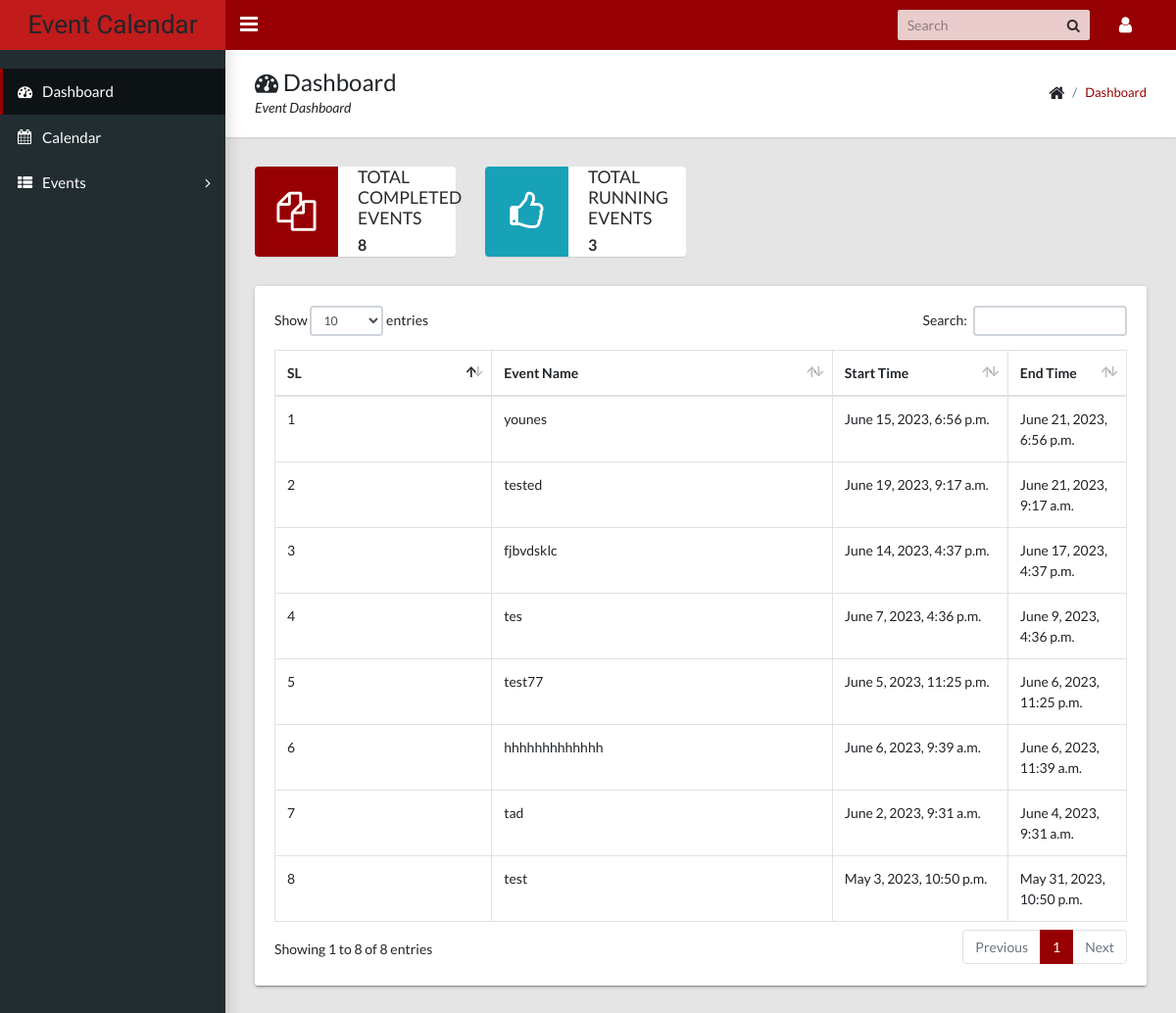
The page / (signed in) on the database as committed earlier.
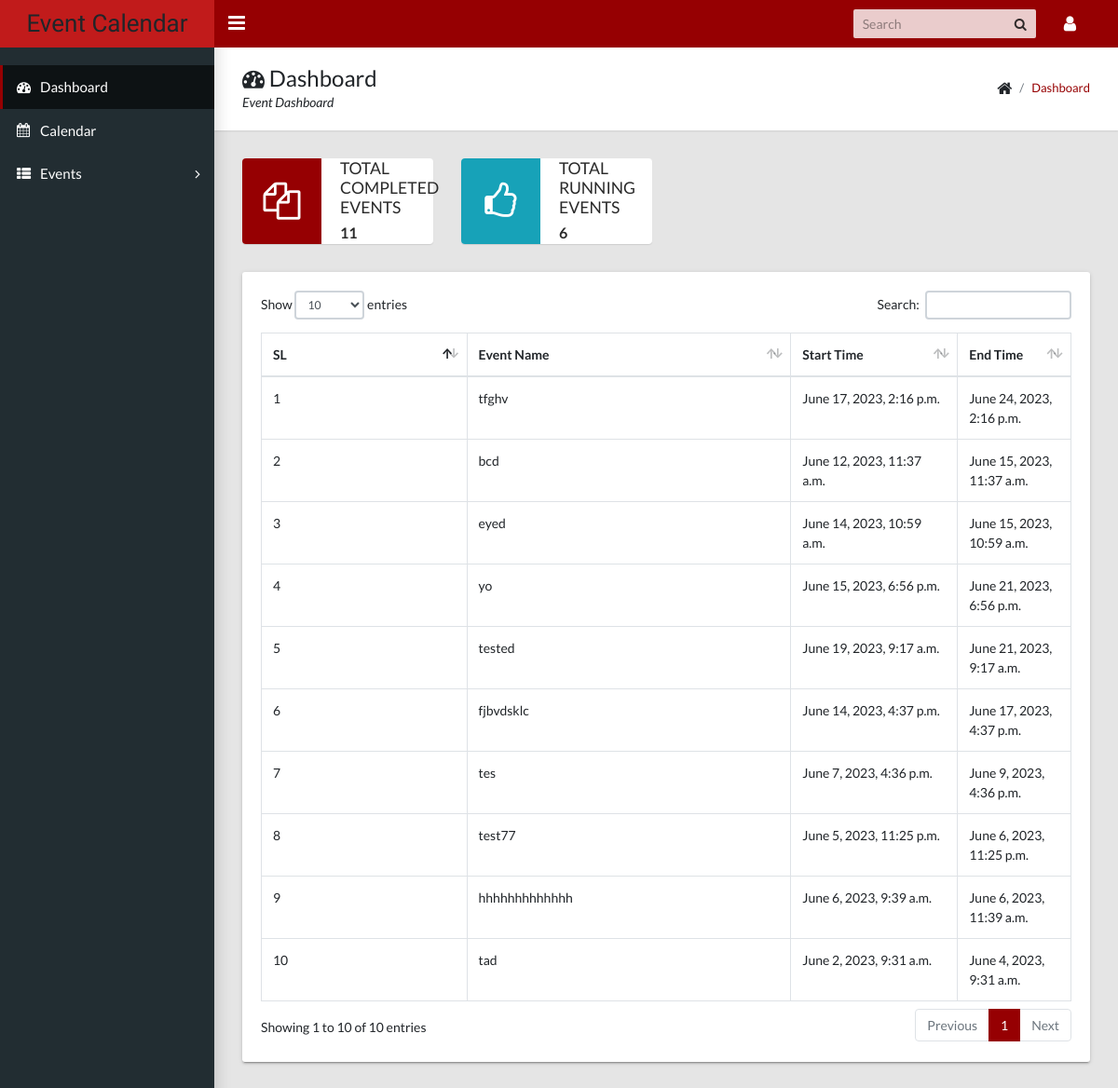
The same page on the database as committed later.
### calendarapp/models/event.py (models this page shows, shortened)
class Event(EventAbstract):
    user = models.ForeignKey(User, on_delete=models.CASCADE, related_name="events")
    title = models.CharField(max_length=200, unique=True)
    description = models.TextField()
    start_time = models.DateTimeField()
    end_time = models.DateTimeField()
    objects = EventManager()

### eventcalendar/views.py (the view)
# urls.py: path("", DashboardView.as_view(), name="dashboard"),
class DashboardView(LoginRequiredMixin, View):
    login_url = "accounts:signin"
    template_name = "calendarapp/dashboard.html"
    def get(self, request, *args, **kwargs):
        events = Event.objects.get_all_events(user=request.user)
        running_events = Event.objects.get_running_events(user=request.user)
        latest_events = Event.objects.filter(user=request.user).order_by("-id")[:10]
        context = {
            "total_event": events.count(),
            "running_events": running_events,
            "latest_events": latest_events,
        }
        return render(request, self.template_name, context)

### calendarapp/models/event.py (called while the page is built)
    def get_all_events(self, user):
        events = Event.objects.filter(user=user, is_active=True, is_deleted=False)
        return events

    def get_running_events(self, user):
        running_events = Event.objects.filter(
            user=user,
            is_active=True,
            is_deleted=False,
            end_time__gte=datetime.now().date(),
        ).order_by("start_time")
        return running_events

### templates/calendarapp/dashboard.html (shortened to what this page needs)
{% extends 'base/base.html' %}
{% load static %}
{% block breadcrumb %}
    <div>
        <h1><i class="fa fa-dashboard"></i> Dashboard</h1>
        <p>Event Dashboard</p>
    </div>
    <ul class="app-breadcrumb breadcrumb">
        <li class="breadcrumb-item"><i class="fa fa-home fa-lg"></i></li>
        <li class="breadcrumb-item"><a href="#">Dashboard</a></li>
    </ul>
{% endblock breadcrumb %}
{% block content %}
<div class="row">
    <div class="col-md-6 col-lg-3">
        <div class="widget-small primary coloured-icon">
            <i class="icon fa fa-files-o fa-3x"></i>
            <div class="info">
                <h4>Total Completed Events</h4>
                <p><b>{{ total_event }}</b></p>
            </div>
        </div>
    </div>
    <div class="col-md-6 col-lg-3">
        <div class="widget-small info coloured-icon">
            <i class="icon fa fa-thumbs-o-up fa-3x"></i>
            <div class="info">
                <h4>Total Running Events</h4>
                <p><b>{{ running_events.count }}</b></p>
            </div>
        </div>
    </div>
    <div class="col-md-12">
        <div class="tile">
            <div class="tile-body">
                <div class="table-responsive">
                    <div id="sampleTable_wrapper" class="dataTables_wrapper container-fluid dt-bootstrap4 no-footer">
                        <div class="row">
                            <div class="col-sm-12">
                                <table class="table table-hover table-bordered dataTable no-footer" id="sampleTable" role="grid" aria-describedby="sampleTable_info">
                                    <thead>
                                        <tr role="row">
                                            <th class="sorting_asc" tabindex="0" aria-controls="sampleTable" rowspan="1" colspan="1" aria-sort="ascending" aria-label="Name: activate to sort column descending" style="width: 261.641px;">SL</th>
                                            <th class="sorting" tabindex="0" aria-controls="sampleTable" rowspan="1" colspan="1" aria-label="Position: activate to sort column ascending" style="width: 417.312px;">Event Name</th>
                                            <th class="sorting" tabindex="0" aria-controls="sampleTable" rowspan="1" colspan="1" aria-label="Office: activate to sort column ascending" style="width: 189.281px;">Start Time</th>
                                            <th class="sorting" tabindex="0" aria-controls="sampleTable" rowspan="1" colspan="1" aria-label="Age: activate to sort column ascending" style="width: 102.141px;">End Time</th>
                                        </tr>
                                    </thead>
                                    <tbody>
                                        {% for event in latest_events %}
                                            <tr role="row" class="odd">
                                                <td class="sorting_1">{{ forloop.counter }}</td>
                                                <td>{{ event.title }}</td>
                                                <td>{{ event.start_time }}</td>
                                                <td>{{ event.end_time }}</td>
                                            </tr>
                                        {% endfor %}
                                    </tbody>
                                </table>
                            </div>
                        </div>
                    </div>
                </div>
            </div>
        </div>
    </div>
</div>
{% endblock content %}

Rows that differ between the two databases and show on the page:
no longer on this page (row unchanged): Event: title "test", start_time "May 3, 2023, 10:50 p.m.", end_time "May 31, 2023, 10:50 p.m."
added Event: title "tfghv", start_time "June 17, 2023, 2:16 p.m.", end_time "June 24, 2023, 2:16 p.m."
added Event: title "bcd", start_time "June 12, 2023, 11:37 a.m.", end_time "June 15, 2023, 11:37 a.m."
added Event: title "eyed", start_time "June 14, 2023, 10:59 a.m.", end_time "June 15, 2023, 10:59 a.m."
changed Event "June 15, 2023, 6:56 p.m.": title "younes" → "yo"
Other text that changed with them:
{{ total_event }}: "8" → "11"
{{ running_events.count }}: "3" → "6"
text written by a page script: "Show entries Search: Showing 1 to 8 of 8 entries Previous 1 Next" → "Show entries Search: Showing 1 to 10 of 10 entries Previous 1 Next"
